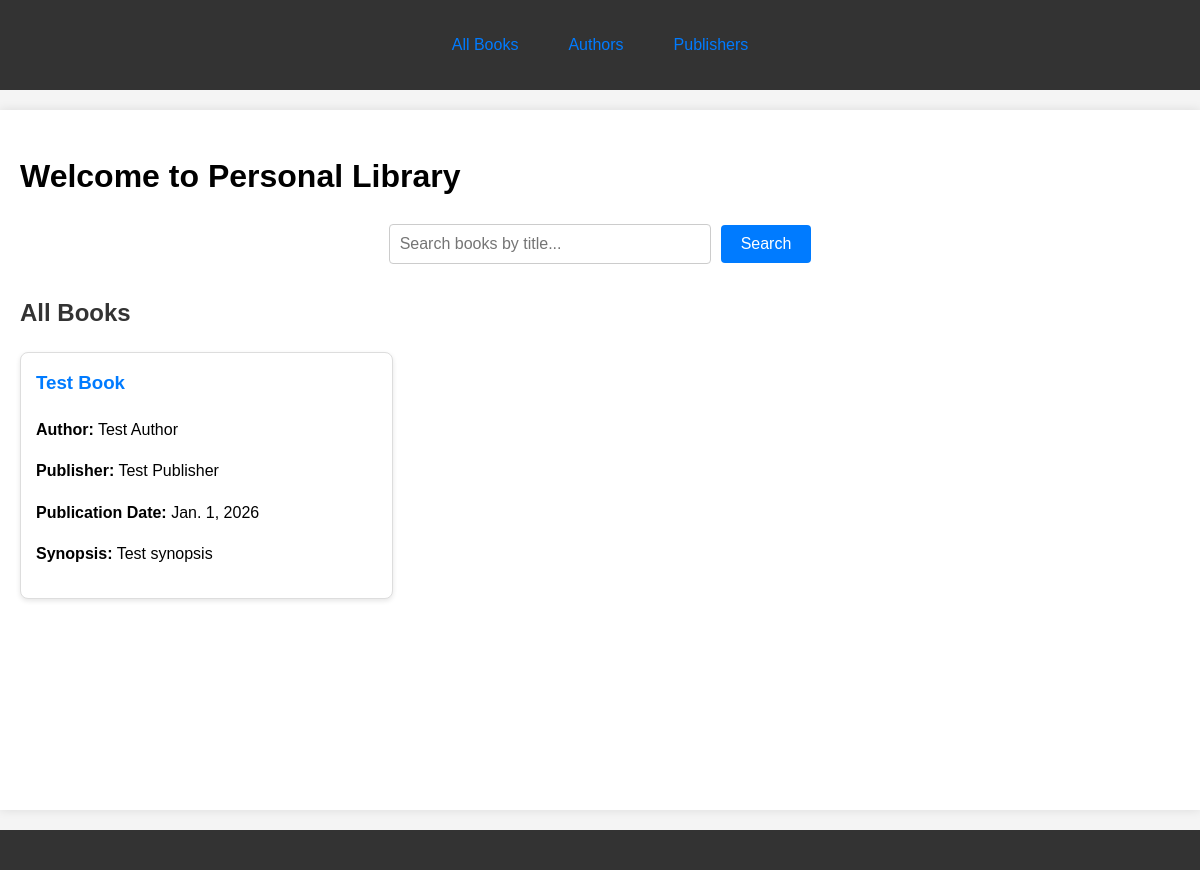
The page /?q=&page=3 on the database as committed earlier.
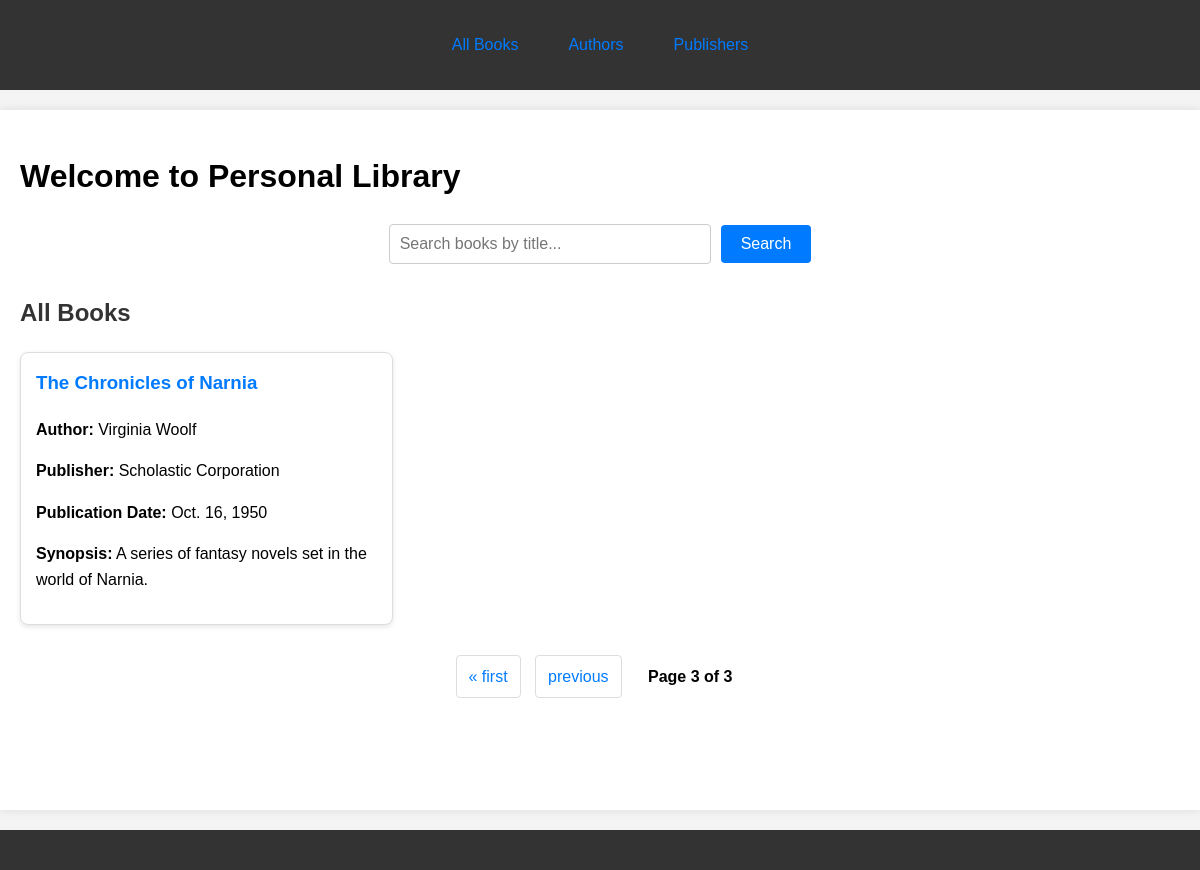
The same page on the database as committed later.
### core/models.py (models this page shows, shortened)
class Book(models.Model):
    title = models.CharField(max_length=200)
    author = models.ForeignKey(Author, on_delete=models.CASCADE)
    publisher = models.ForeignKey(Publisher, on_delete=models.SET_NULL, blank=True, null=True)
    synopsis = models.TextField()
    publication_date = models.DateField()
    cover_image = models.ImageField(upload_to='book_covers/', blank=True, null=True)

class Author(models.Model):
    name = models.CharField(max_length=200)
    biography = models.TextField(blank=True, null=True)

class Publisher(models.Model):
    name = models.CharField(max_length=200)
    country = models.CharField(max_length=100, blank=True, null=True)

### core/views.py (the view)
# urls.py: path("", views.index, name="index"),
def index(request):
    query = request.GET.get('q', '')
    if query:
        books_list = Book.objects.filter(title__icontains=query).select_related('author', 'publisher')
    else:
        books_list = Book.objects.all().select_related('author', 'publisher')
    paginator = Paginator(books_list, 10)
    page_number = request.GET.get('page')
    page_obj = paginator.get_page(page_number)
    context = {
        'books': page_obj,
        'query': query,
        'is_paginated': page_obj.has_other_pages(),
        'page_obj': page_obj,
    }
    return render(request, 'core/index.html', context)

### core/templates/core/index.html (shortened to what this page needs)
{% extends 'core/base.html' %}
{% block header %}
    <div>
        <ul class="nav-list">
            <li><a href="/">All Books</a></li>
            <li><a href="/authors/">Authors</a></li>
            <li><a href="/publishers/">Publishers</a></li>
        </ul>
    </div>
{% endblock %}
{% block content %}
<div class="container">
    <h1>Welcome to Personal Library</h1>
    <form method="GET" class="search-form">
        <div class="search-container">
            <input type="text" name="q" value="{{ query }}" placeholder="Search books by title..." class="search-input">
            <button type="submit" class="search-button">Search</button>
        </div>
    </form>
    <div class="books-section">
        <h2>{% if query %}Search Results for "{{ query }}"{% else %}All Books{% endif %}</h2>
        {% if books %}
            <div class="books-grid">
                {% for book in books %}
                    <div class="book-item">
                        <h3>{{ book.title }}</h3>
                        <p><strong>Author:</strong> {{ book.author.name }}</p>
                        <p><strong>Publisher:</strong> {{ book.publisher.name|default:"N/A" }}</p>
                        <p><strong>Publication Date:</strong> {{ book.publication_date }}</p>
                        <p><strong>Synopsis:</strong> {{ book.synopsis|truncatewords:30 }}</p>
                    </div>
                {% endfor %}
            </div>
            {% if is_paginated %}
                <div class="pagination">
                    <span class="page-links">
                        {% if page_obj.has_previous %}
                            <a href="?q={{ query }}&page=1">&laquo; first</a>
                            <a href="?q={{ query }}&page={{ page_obj.previous_page_number }}">previous</a>
                        {% endif %}
                        <span class="current">
                            Page {{ page_obj.number }} of {{ page_obj.paginator.num_pages }}
                        </span>
                    </span>
                </div>
            {% endif %}
        {% endif %}
    </div>
</div>
{% endblock %}

### core/templates/core/base.html (shortened to what this page needs)
{% load static %}
<!DOCTYPE html>
<html lang="en">
<head>
    <link rel="stylesheet" type="text/css" href="{% static 'css/style.css' %}">
</head>
<body>
    <header>
        {% block header %}{% endblock %}
    </header>
    <main>
        {% block content %}{% endblock %}
    </main>
    <footer>
    </footer>
</body>
</html>

### static/css/style.css (style rules this page uses)
body { font-family: Arial, sans-serif; margin: 0; padding: 0; line-height: 1.6; background-color: #f4f4f4; }
header { background-color: #333; color: white; padding: 1rem 0; }
main { max-width: 1200px; margin: 20px auto; padding: 0 20px; background-color: white; min-height: calc(100vh - 140px); padding: 20px; box-shadow: 0 0 10px rgba(0, 0, 0, 0.1); }
footer { background-color: #333; color: white; text-align: center; padding: 20px 0; margin-top: 20px; }
.container { max-width: 100%; }
.search-form { margin-bottom: 20px; text-align: center; }
.search-container { display: flex; justify-content: center; align-items: center; gap: 10px; }
.search-input { padding: 10px; font-size: 16px; border: 1px solid #ccc; border-radius: 4px; width: 300px; }
.search-button { padding: 10px 20px; background-color: #007bff; color: white; border: none; border-radius: 4px; cursor: pointer; font-size: 16px; }
.nav-list { list-style: none; padding: 0; display: flex; justify-content: center; gap: 20px; }
.nav-list li { display: inline; }
.nav-list a { text-decoration: none; color: #007bff; padding: 10px 15px; border-radius: 4px; transition: background-color 0.3s; }
.books-section h2 { margin-top: 30px; color: #333; }
.books-grid { display: grid; grid-template-columns: repeat(auto-fill, minmax(300px, 1fr)); gap: 20px; margin-top: 20px; }
.book-item { border: 1px solid #ddd; border-radius: 8px; padding: 15px; background-color: #fff; box-shadow: 0 2px 5px rgba(0,0,0,0.1); }
.book-item h3 { margin-top: 0; color: #007bff; }
.pagination { margin: 30px 0; text-align: center; }
.pagination .page-links a { display: inline-block; padding: 8px 12px; margin: 0 5px; text-decoration: none; border: 1px solid #ddd; border-radius: 4px; color: #007bff; }
.pagination .current { display: inline-block; padding: 8px 12px; margin: 0 5px; font-weight: bold; }

Rows that differ between the two databases and show on the page:
no longer on this page (row unchanged): Book: title "Test Book", author.name "Test Author", publisher.name "Test Publisher", publication_date "Jan. 1, 2026", synopsis "Test synopsis"
added Book: title "The Chronicles of Narnia", author.name "Virginia Woolf", publisher.name "Scholastic Corporation", publication_date "Oct. 16, 1950", synopsis "A series of fantasy novels set in the world of Narnia."
Other text that changed with them:
{{ page_obj.number }}: (not shown) → "3"
{{ page_obj.paginator.num_pages }}: (not shown) → "3"
text now shown: "« first previous Page of"
